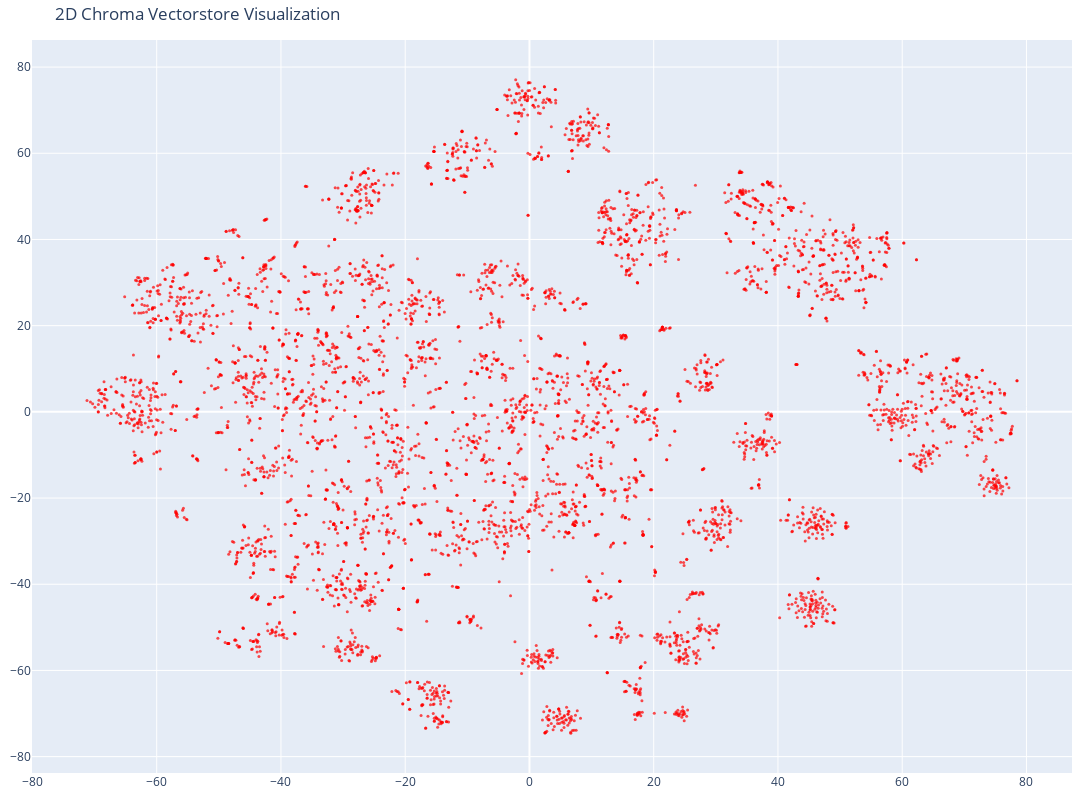

Source (notebook cell):
### Code cell
fig = go.Figure(data=[go.Scatter(
    x=reduced_vectors[:, 0],
    y=reduced_vectors[:, 1],
    mode='markers',
    marker=dict(size=3, color=colors, opacity=0.7),
)])

fig.update_layout(
    title='2D Chroma Vectorstore Visualization',
    scene=dict(xaxis_title='x', yaxis_title='y'),
    width=1200,
    height=800,
    margin=dict(r=20, b=10, l=10, t=40)
)

fig.show()

### Figure 1 — Plotly figure (JSON) as saved in the notebook; plotly's stock layout.template omitted (floating-point values rounded to 4 significant figures; data arrays with more than 128 entries replaced by an {"elided": "..."} marker saying what was removed)
{"data": [{"marker": {"color": {"elided": "5000 str values"}, "opacity": 0.7, "size": 3}, "mode": "markers", "type": "scatter", "x": {"elided": "5000 float values"}, "y": {"elided": "5000 float values"}}], "layout": {"height": 800, "margin": {"b": 10, "l": 10, "r": 20, "t": 40}, "scene": {"xaxis": {"title": {"text": "x"}}, "yaxis": {"title": {"text": "y"}}}, "title": {"text": "2D Chroma Vectorstore Visualization"}, "width": 1200}}
